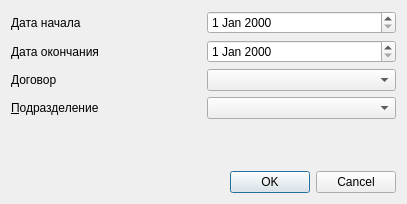
<?xml version="1.0" encoding="UTF-8"?>
<ui version="4.0">
 <class>NonPaidEventsSetupDialog</class>
 <widget class="QDialog" name="NonPaidEventsSetupDialog">
  <property name="geometry">
   <rect>
    <x>0</x>
    <y>0</y>
    <width>407</width>
    <height>204</height>
   </rect>
  </property>
  <property name="windowTitle">
   <string>Неоплаченные события</string>
  </property>
  <layout class="QGridLayout" name="gridLayout">
   <item row="0" column="0">
    <widget class="QLabel" name="lblEndDate">
     <property name="text">
      <string>Дата начала</string>
     </property>
    </widget>
   </item>
   <item row="2" column="1">
    <widget class="CContractComboBox" name="cmbContract"/>
   </item>
   <item row="2" column="0">
    <widget class="QLabel" name="lblContract">
     <property name="text">
      <string>Договор</string>
     </property>
    </widget>
   </item>
   <item row="1" column="0">
    <widget class="QLabel" name="lblBegDate">
     <property name="text">
      <string>Дата окончания</string>
     </property>
    </widget>
   </item>
   <item row="1" column="1">
    <widget class="CDateEdit" name="endDate"/>
   </item>
   <item row="7" column="0" colspan="2">
    <widget class="QDialogButtonBox" name="buttonBox">
     <property name="orientation">
      <enum>Qt::Horizontal</enum>
     </property>
     <property name="standardButtons">
      <set>QDialogButtonBox::Cancel|QDialogButtonBox::Ok</set>
     </property>
    </widget>
   </item>
   <item row="0" column="1">
    <widget class="CDateEdit" name="begDate"/>
   </item>
   <item row="5" column="1">
    <widget class="COrgStructureComboBox" name="cmbOrgStructure"/>
   </item>
   <item row="5" column="0">
    <widget class="QLabel" name="lblOrgStructure">
     <property name="text">
      <string>&amp;Подразделение</string>
     </property>
     <property name="buddy">
      <cstring>cmbOrgStructure</cstring>
     </property>
    </widget>
   </item>
   <item row="6" column="1">
    <spacer name="verticalSpacer">
     <property name="orientation">
      <enum>Qt::Vertical</enum>
     </property>
     <property name="sizeHint" stdset="0">
      <size>
       <width>20</width>
       <height>40</height>
      </size>
     </property>
    </spacer>
   </item>
  </layout>
 </widget>
 <customwidgets>
  <customwidget>
   <class>CDateEdit</class>
   <extends>QDateEdit</extends>
   <header>library/DateEdit.h</header>
  </customwidget>
  <customwidget>
   <class>CContractComboBox</class>
   <extends>QComboBox</extends>
   <header>Accounting/ContractComboBox.h</header>
  </customwidget>
  <customwidget>
   <class>COrgStructureComboBox</class>
   <extends>QComboBox</extends>
   <header>Orgs/OrgStructComboBoxes.h</header>
  </customwidget>
 </customwidgets>
 <tabstops>
  <tabstop>begDate</tabstop>
  <tabstop>buttonBox</tabstop>
 </tabstops>
 <resources/>
 <connections>
  <connection>
   <sender>buttonBox</sender>
   <signal>accepted()</signal>
   <receiver>NonPaidEventsSetupDialog</receiver>
   <slot>accept()</slot>
   <hints>
    <hint type="sourcelabel">
     <x>248</x>
     <y>254</y>
    </hint>
    <hint type="destinationlabel">
     <x>157</x>
     <y>274</y>
    </hint>
   </hints>
  </connection>
  <connection>
   <sender>buttonBox</sender>
   <signal>rejected()</signal>
   <receiver>NonPaidEventsSetupDialog</receiver>
   <slot>reject()</slot>
   <hints>
    <hint type="sourcelabel">
     <x>316</x>
     <y>260</y>
    </hint>
    <hint type="destinationlabel">
     <x>286</x>
     <y>274</y>
    </hint>
   </hints>
  </connection>
 </connections>
</ui>
